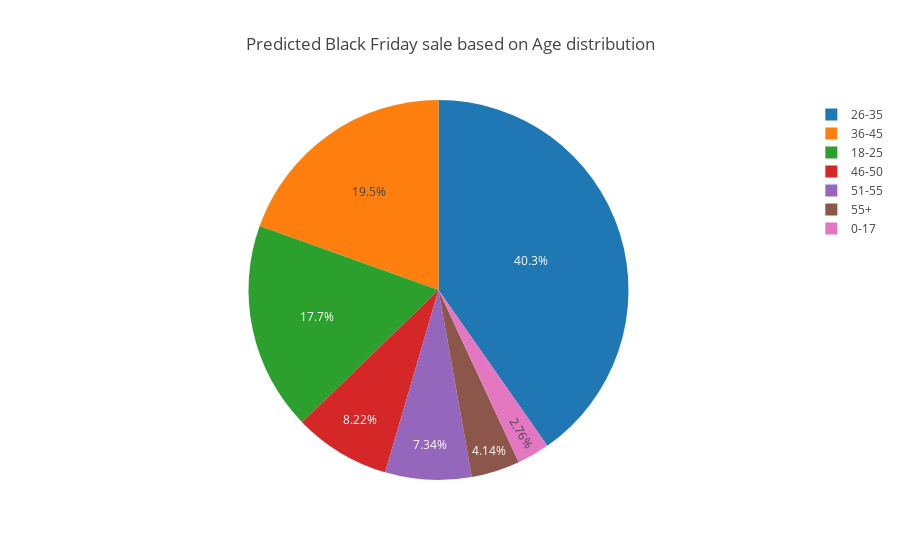

The cell this chart's notebook holds for it:
### Code cell
cumulative_stats1 = predictions_pdf.groupby(['Age']).count()
product_data1 = [go.Pie(labels=cumulative_stats1.index, values=cumulative_stats1['predictedLabel'])]
product_layout1 = go.Layout(title='Predicted Black Friday sale based on Age distribution')

fig = go.Figure(data=product_data1, layout=product_layout1)
iplot(fig)

### Figure 1 — Plotly figure (JSON) as saved in the notebook; plotly's stock layout.template omitted (floating-point values rounded to 4 significant figures)
{"data": [{"type": "pie", "labels": ["0-17", "18-25", "26-35", "36-45", "46-50", "51-55", "55+"], "values": [296, 1898, 4317, 2092, 881, 786, 443], "uid": "1be32833-950b-449a-8300-3bcc7c7d2851"}], "layout": {"title": {"text": "Predicted Black Friday sale based on Age distribution"}}}
